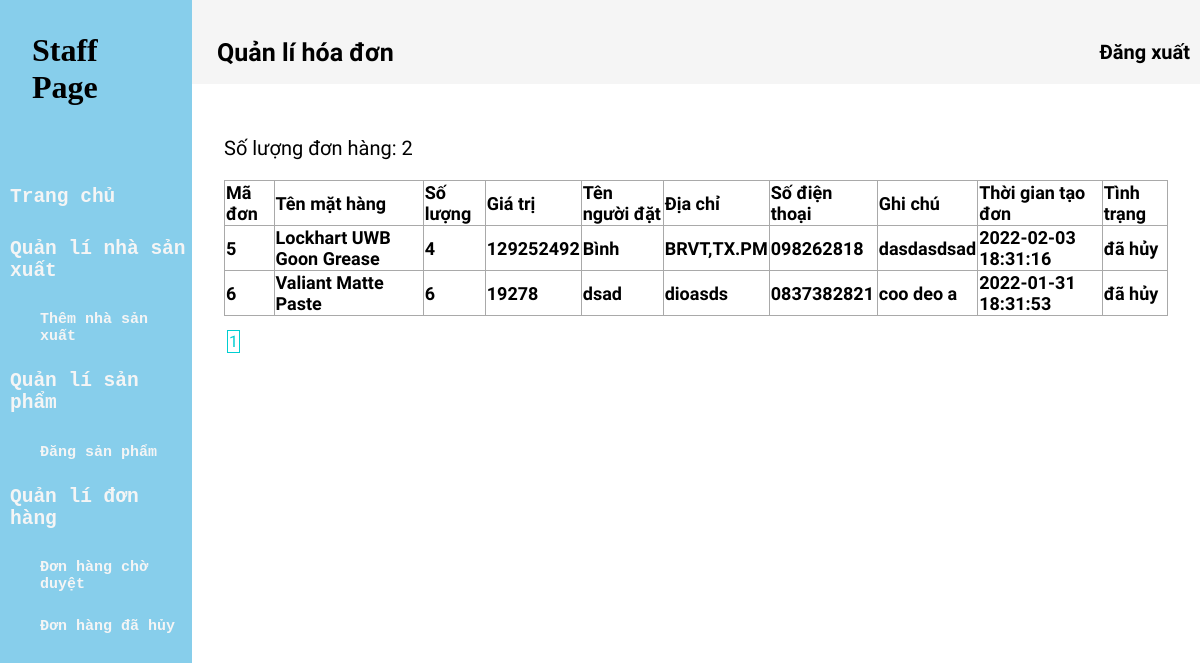
The page /staff/order_manage.php (signed in) on the database its author committed.
### tables this page shows
CREATE TABLE `bill` (
  `bill_id` int(11) NOT NULL,
  `user_id` int(11) NOT NULL,
  `user_name` varchar(50) NOT NULL,
  `user_address` varchar(300) NOT NULL,
  `user_phone` int(10) NOT NULL,
  `note` text NOT NULL
);

CREATE TABLE `bill_detail` (
  `bill_id` int(11) NOT NULL,
  `product_id` int(11) NOT NULL,
  `quantity` int(11) NOT NULL,
  `total` int(11) NOT NULL,
  `create_at` datetime NOT NULL,
  `status` varchar(50) NOT NULL
);

CREATE TABLE `product` (
  `product_id` int(11) NOT NULL,
  `product_name` varchar(100) NOT NULL,
  `manufacturer_id` int(11) NOT NULL,
  `product_image` varchar(200) NOT NULL,
  `price` int(11) NOT NULL,
  `description` text NOT NULL,
  `product_size` varchar(5) NOT NULL,
  `type_id` int(11) NOT NULL
);

CREATE TABLE `user` (
  `user_id` int(11) NOT NULL,
  `user_name` varchar(50) NOT NULL,
  `gender` varchar(10) NOT NULL,
  `user_phone` int(10) NOT NULL,
  `user_address` varchar(300) NOT NULL,
  `user_email` varchar(50) NOT NULL,
  `user_password` varchar(20) NOT NULL,
  `user_birthday` date NOT NULL,
  `token` varchar(100) DEFAULT NULL
);

### staff/order_manage.php (the view, shortened to what this page needs)
<!DOCTYPE html>
<html>
<head>
	<link rel="stylesheet" type="text/css" href="staff.css">
</head>
<body>
	<?php include 'theme_staff.php' ?>
	<div class="div-phai"  >
		<head>
			<div class="div-tren">
				<a href="#" class="div-tren-trai">Quản lí hóa đơn</a>
				<a href="../in_and_out/signout.php" class="logout">Đăng xuất</a>
			</div>
		</head>
		<main style="padding:2em;height:100%">
			<?php
			include '../extra/connect.php';
			$result=mysqli_query($connect,'select count(*) as total_bill from bill')->fetch_array()["total_bill"];
			?>
			<p style="font-size: 20px;font-family: Nunito Sans, monospace;">Số lượng đơn hàng: <?php echo $result ?> </p>
			<table>
				<tr>
					<td>Mã đơn</td>
					<td>Tên mặt hàng</td>
					<td>Số lượng</td>
					<td>Giá trị</td>
					<td>Tên người đặt</td>
					<td>Địa chỉ</td>
					<td>Số điện thoại</td>
					<td>Ghi chú</td>
					<td>Thời gian tạo đơn</td>
					<td>Tình trạng</td>
				</tr>
				<?php
				$sql="select * from bill ";
				$all_bill=mysqli_query($connect,$sql);
				foreach ($all_bill as $each) {
					$user0=$each['user_id'];
					$user1="select * from user where user_id='$user0'";
					$user=mysqli_query($connect,$user1)->fetch_array()['user_name'];
					$bill0=$each['bill_id'];
					$bill1="select * from bill_detail where bill_id='$bill0'";
					$bill_detail=mysqli_query($connect,$bill1)->fetch_array();
					$product0=$bill_detail['product_id'];
					$product1="select * from product where product_id='$product0'";
					$product=mysqli_query($connect,$product1)->fetch_array()['product_name'];
					?>
					<tr>
						<td><?php echo $each['bill_id']; ?></td>
						<td><?php echo $product; ?></td>
						<td><?php echo $bill_detail['quantity'] ;?></td>
						<td><?php echo $bill_detail['total'] ;?></td>
						<td><?php echo $user; ?></td>
						<td><?php echo $each['user_address']; ?></td>
						<td><?php echo '0'. $each['user_phone']; ?></td>
						<td><?php echo $each['note']; ?></td>
						<td><?php echo $bill_detail['create_at']; ?></td>
						<td><?php echo $bill_detail['status']; ?></td>
					</tr>
				<?php } ?>
			</table>
			<?php require_once '../extra/pagi3.php'; ?>
		</main>
	</div>
</body>
</html>

### staff/staff.css (style rules this page uses)
.div-phai { position: absolute; right: 20px; height: 100%; width: 84%; right: 0px; top: 0px; font-family: "Nunito Sans", monospace; }
a { text-decoration: none; color: whitesmoke; }
.logout { padding: 2em 0.5em 1em 0em; margin: 0; color: black; font-weight: bold; right: 0px; border: 0; outline: 0; font-size: 20px; }
.div-tren { display: flex; flex-wrap: wrap; justify-content: space-between; background-color: whitesmoke; }
.div-tren-trai { style="left: 0px; display: inline-flex; color:black; font-weight:bold; font-size: 25px; padding-left: 1em; padding-top: 1.5em;" }

### staff/order_manage.php (style rules this page uses)
body { height: 1000px; }
table { width: 100%; border-collapse: collapse; font-size: 18px; font-weight: bold; font-family: "Nunito Sans", monospace; }
td { border: 1px solid darkgrey; }

### rows shown on the page
bill: bill_id "5", bill_detail.product_id "Lockhart UWB Goon Grease", bill_detail.quantity "4", bill_detail.total "129252492", user.user_name "Bình", user_address "BRVT,TX.PM", user_phone "98262818", note "dasdasdsad", bill_detail.create_at "2022-02-03 18:31:16", bill_detail.status "đã hủy"
bill: bill_id "6", bill_detail.product_id "Valiant Matte Paste", bill_detail.quantity "6", bill_detail.total "19278", user.user_name "dsad", user_address "dioasds", user_phone "837382821", note "coo deo a", bill_detail.create_at "2022-01-31 18:31:53", bill_detail.status "đã hủy"

### other values the page prints
$result "2"
